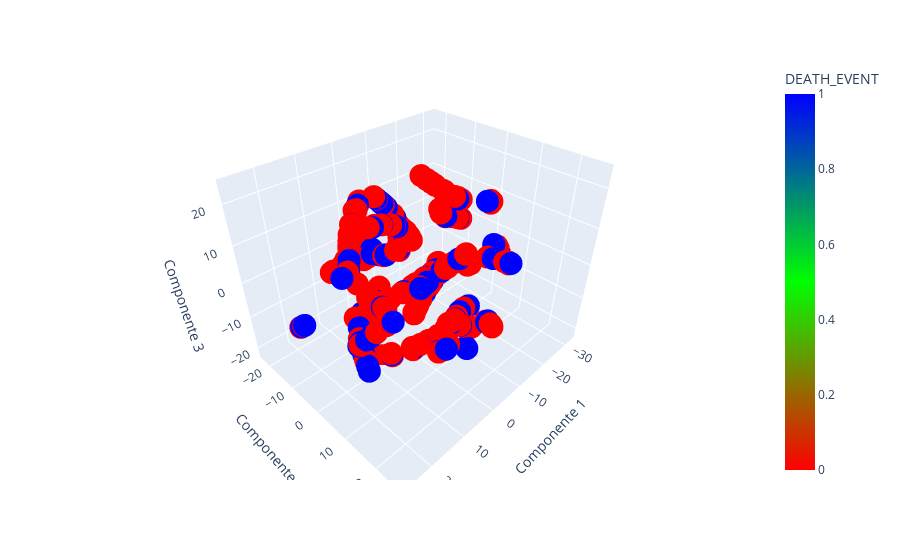

The code cell stored with this chart in its notebook:
### Code cell
#Parte 9
df = pd.read_csv('https://huggingface.co/datasets/mstz/heart_failure/raw/main/heart_failure_clinical_records_dataset.csv')

X = df.drop(columns=['DEATH_EVENT']).values

y = df['DEATH_EVENT'].values

X_embedded = TSNE(
    n_components=3,
    learning_rate='auto',
    init='random',
    perplexity=3
).fit_transform(X)


df_embedded = pd.DataFrame(X_embedded, columns=['Componente 1', 'Componente 2', 'Componente 3'])
df_embedded['DEATH_EVENT'] = y

death_colors = ['#FF0000', '#00FF00', '#0000FF']

fig = px.scatter_3d(df_embedded, x='Componente 1', y='Componente 2', z='Componente 3', color='DEATH_EVENT', color_continuous_scale=death_colors)
fig.show()

### Figure 1 — Plotly figure (JSON) as saved in the notebook; plotly's stock layout.template omitted (floating-point values rounded to 4 significant figures; data arrays with more than 128 entries replaced by an {"elided": "..."} marker saying what was removed)
{"data": [{"hovertemplate": "Componente 1=%{x}<br>Componente 2=%{y}<br>Componente 3=%{z}<br>DEATH_EVENT=%{marker.color}<extra></extra>", "legendgroup": "", "marker": {"color": {"elided": "299 int values"}, "coloraxis": "coloraxis", "symbol": "circle"}, "mode": "markers", "name": "", "scene": "scene", "showlegend": false, "type": "scatter3d", "x": {"elided": "299 float values"}, "y": {"elided": "299 float values"}, "z": {"elided": "299 float values"}}], "layout": {"coloraxis": {"colorbar": {"title": {"text": "DEATH_EVENT"}}, "colorscale": [[0, "#FF0000"], [0.5, "#00FF00"], [1, "#0000FF"]]}, "legend": {"tracegroupgap": 0}, "margin": {"t": 60}, "scene": {"domain": {"x": [0, 1], "y": [0, 1]}, "xaxis": {"title": {"text": "Componente 1"}}, "yaxis": {"title": {"text": "Componente 2"}}, "zaxis": {"title": {"text": "Componente 3"}}}}}
